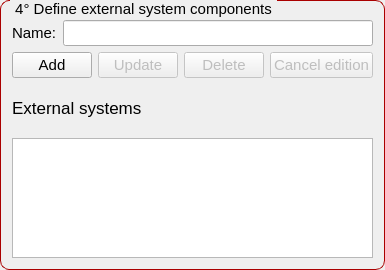
               <widget class="QGroupBox" name="groupBox_21">
                <property name="minimumSize">
                 <size>
                  <width>0</width>
                  <height>270</height>
                 </size>
                </property>
                <property name="maximumSize">
                 <size>
                  <width>16777215</width>
                  <height>270</height>
                 </size>
                </property>
                <property name="styleSheet">
                 <string notr="true">QGroupBox {
    border: 1px solid rgb(170, 0, 0);
    border-radius: 9px;
    margin-top: 0.5em;
    font-size: 15px;
}

QGroupBox::title {
    subcontrol-origin: margin;
    left: 10px;
    padding: 0 3px 0 3px;
}</string>
                </property>
                <property name="title">
                 <string>4° Define external system components</string>
                </property>
                <layout class="QGridLayout" name="gridLayout_34">
                 <item row="0" column="0">
                  <layout class="QVBoxLayout" name="verticalLayout_35">
                   <property name="topMargin">
                    <number>8</number>
                   </property>
                   <property name="rightMargin">
                    <number>0</number>
                   </property>
                   <item>
                    <layout class="QHBoxLayout" name="horizontalLayout_68">
                     <item>
                      <widget class="QLabel" name="label_60">
                       <property name="font">
                        <font>
                         <pointsize>11</pointsize>
                        </font>
                       </property>
                       <property name="text">
                        <string>Name:</string>
                       </property>
                      </widget>
                     </item>
                     <item>
                      <widget class="QLineEdit" name="lineedit_name_exts">
                       <property name="font">
                        <font>
                         <pointsize>11</pointsize>
                        </font>
                       </property>
                      </widget>
                     </item>
                    </layout>
                   </item>
                   <item>
                    <layout class="QHBoxLayout" name="horizontalLayout_69">
                     <item>
                      <widget class="QPushButton" name="button_add_exts">
                       <property name="font">
                        <font>
                         <pointsize>11</pointsize>
                        </font>
                       </property>
                       <property name="text">
                        <string>Add</string>
                       </property>
                      </widget>
                     </item>
                     <item>
                      <widget class="QPushButton" name="button_update_exts">
                       <property name="enabled">
                        <bool>false</bool>
                       </property>
                       <property name="font">
                        <font>
                         <pointsize>11</pointsize>
                        </font>
                       </property>
                       <property name="text">
                        <string>Update</string>
                       </property>
                      </widget>
                     </item>
                     <item>
                      <widget class="QPushButton" name="button_delete_exts">
                       <property name="enabled">
                        <bool>false</bool>
                       </property>
                       <property name="font">
                        <font>
                         <pointsize>11</pointsize>
                        </font>
                       </property>
                       <property name="text">
                        <string>Delete</string>
                       </property>
                      </widget>
                     </item>
                     <item>
                      <widget class="QPushButton" name="button_cancel_exts">
                       <property name="enabled">
                        <bool>false</bool>
                       </property>
                       <property name="font">
                        <font>
                         <pointsize>11</pointsize>
                        </font>
                       </property>
                       <property name="text">
                        <string>Cancel edition</string>
                       </property>
                      </widget>
                     </item>
                    </layout>
                   </item>
                   <item>
                    <widget class="QLabel" name="label_61">
                     <property name="font">
                      <font>
                       <pointsize>13</pointsize>
                      </font>
                     </property>
                     <property name="text">
                      <string>External systems</string>
                     </property>
                     <property name="alignment">
                      <set>Qt::AlignLeading|Qt::AlignLeft|Qt::AlignVCenter</set>
                     </property>
                    </widget>
                   </item>
                   <item>
                    <widget class="QListWidget" name="listwidget_exts">
                     <property name="minimumSize">
                      <size>
                       <width>0</width>
                       <height>120</height>
                      </size>
                     </property>
                     <property name="maximumSize">
                      <size>
                       <width>16777215</width>
                       <height>120</height>
                      </size>
                     </property>
                     <property name="font">
                      <font>
                       <pointsize>11</pointsize>
                      </font>
                     </property>
                     <property name="alternatingRowColors">
                      <bool>true</bool>
                     </property>
                     <property name="wordWrap">
                      <bool>true</bool>
                     </property>
                    </widget>
                   </item>
                  </layout>
                 </item>
                </layout>
               </widget>
